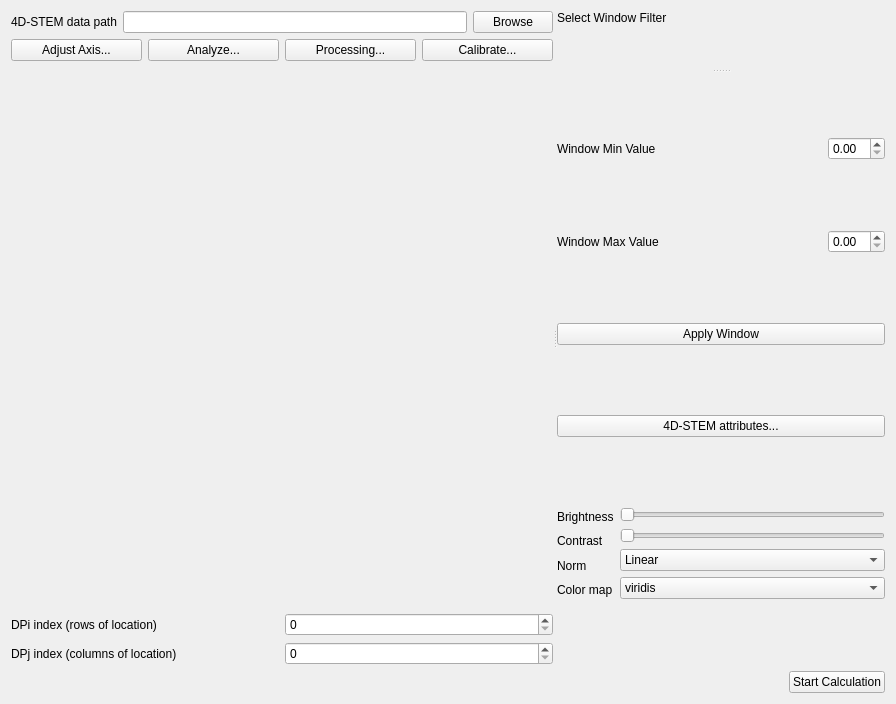
<?xml version="1.0" encoding="UTF-8"?>
<ui version="4.0">
 <class>Form</class>
 <widget class="QWidget" name="Form">
  <property name="geometry">
   <rect>
    <x>0</x>
    <y>0</y>
    <width>896</width>
    <height>704</height>
   </rect>
  </property>
  <property name="windowTitle">
   <string>Form</string>
  </property>
  <layout class="QVBoxLayout" name="verticalLayout_8" stretch="1,0">
   <item>
    <widget class="QSplitter" name="splitter_2">
     <property name="orientation">
      <enum>Qt::Horizontal</enum>
     </property>
     <widget class="QWidget" name="layoutWidget">
      <layout class="QVBoxLayout" name="verticalLayout_3" stretch="0,0,1,0">
       <item>
        <layout class="QHBoxLayout" name="horizontalLayout">
         <item>
          <widget class="QLabel" name="label">
           <property name="text">
            <string>4D-STEM data path</string>
           </property>
          </widget>
         </item>
         <item>
          <widget class="QLineEdit" name="lineEdit_data_path"/>
         </item>
         <item>
          <widget class="QPushButton" name="pushButton_browse">
           <property name="text">
            <string>Browse</string>
           </property>
          </widget>
         </item>
        </layout>
       </item>
       <item>
        <layout class="QHBoxLayout" name="horizontalLayout_2">
         <item>
          <widget class="QPushButton" name="pushButton_adjust_axis">
           <property name="text">
            <string>Adjust Axis...</string>
           </property>
          </widget>
         </item>
         <item>
          <widget class="QPushButton" name="pushButton_analyze">
           <property name="text">
            <string>Analyze...</string>
           </property>
          </widget>
         </item>
         <item>
          <widget class="QPushButton" name="pushButton_processing">
           <property name="text">
            <string>Processing...</string>
           </property>
          </widget>
         </item>
         <item>
          <widget class="QPushButton" name="pushButton_calibrate">
           <property name="text">
            <string>Calibrate...</string>
           </property>
          </widget>
         </item>
        </layout>
       </item>
       <item>
        <widget class="WidgetPlotDP" name="widget_dp" native="true"/>
       </item>
       <item>
        <layout class="QHBoxLayout" name="horizontalLayout_3">
         <item>
          <layout class="QVBoxLayout" name="verticalLayout">
           <item>
            <widget class="QLabel" name="label_2">
             <property name="text">
              <string>DPi index (rows of location)</string>
             </property>
            </widget>
           </item>
           <item>
            <widget class="QLabel" name="label_3">
             <property name="text">
              <string>DPj index (columns of location)</string>
             </property>
            </widget>
           </item>
          </layout>
         </item>
         <item>
          <layout class="QVBoxLayout" name="verticalLayout_2">
           <item>
            <widget class="QSpinBox" name="spinBox_scan_ii"/>
           </item>
           <item>
            <widget class="QSpinBox" name="spinBox_scan_jj"/>
           </item>
          </layout>
         </item>
        </layout>
       </item>
      </layout>
     </widget>
     <widget class="QSplitter" name="splitter">
      <property name="orientation">
       <enum>Qt::Vertical</enum>
      </property>
      <widget class="QWidget" name="">
       <layout class="QVBoxLayout" name="verticalLayout_7" stretch="0,1">
        <item>
         <widget class="QLabel" name="label_4">
          <property name="text">
           <string>Select Window Filter</string>
          </property>
         </widget>
        </item>
        <item>
         <widget class="WidgetPlotHist" name="widget_hist" native="true"/>
        </item>
       </layout>
      </widget>
      <widget class="QWidget" name="">
       <layout class="QVBoxLayout" name="verticalLayout_6">
        <item>
         <layout class="QHBoxLayout" name="horizontalLayout_6">
          <item>
           <widget class="QLabel" name="label_9">
            <property name="text">
             <string>Window Min Value</string>
            </property>
           </widget>
          </item>
          <item>
           <spacer name="horizontalSpacer">
            <property name="orientation">
             <enum>Qt::Horizontal</enum>
            </property>
            <property name="sizeHint" stdset="0">
             <size>
              <width>40</width>
              <height>20</height>
             </size>
            </property>
           </spacer>
          </item>
          <item>
           <widget class="QDoubleSpinBox" name="doubleSpinBox_window_min"/>
          </item>
         </layout>
        </item>
        <item>
         <layout class="QHBoxLayout" name="horizontalLayout_4">
          <item>
           <widget class="QLabel" name="label_10">
            <property name="text">
             <string>Window Max Value</string>
            </property>
           </widget>
          </item>
          <item>
           <spacer name="horizontalSpacer_2">
            <property name="orientation">
             <enum>Qt::Horizontal</enum>
            </property>
            <property name="sizeHint" stdset="0">
             <size>
              <width>40</width>
              <height>20</height>
             </size>
            </property>
           </spacer>
          </item>
          <item>
           <widget class="QDoubleSpinBox" name="doubleSpinBox_window_max"/>
          </item>
         </layout>
        </item>
        <item>
         <widget class="QPushButton" name="pushButton_apply_window">
          <property name="text">
           <string>Apply Window</string>
          </property>
         </widget>
        </item>
        <item>
         <widget class="QPushButton" name="pushButton_attributes">
          <property name="text">
           <string>4D-STEM attributes...</string>
          </property>
         </widget>
        </item>
        <item>
         <layout class="QHBoxLayout" name="horizontalLayout_5">
          <item>
           <layout class="QVBoxLayout" name="verticalLayout_4">
            <item>
             <widget class="QLabel" name="label_5">
              <property name="text">
               <string>Brightness</string>
              </property>
             </widget>
            </item>
            <item>
             <widget class="QLabel" name="label_6">
              <property name="text">
               <string>Contrast</string>
              </property>
             </widget>
            </item>
            <item>
             <widget class="QLabel" name="label_7">
              <property name="text">
               <string>Norm</string>
              </property>
             </widget>
            </item>
            <item>
             <widget class="QLabel" name="label_8">
              <property name="text">
               <string>Color map</string>
              </property>
             </widget>
            </item>
           </layout>
          </item>
          <item>
           <layout class="QVBoxLayout" name="verticalLayout_5">
            <item>
             <widget class="QSlider" name="horizontalSlider_brightness">
              <property name="orientation">
               <enum>Qt::Horizontal</enum>
              </property>
             </widget>
            </item>
            <item>
             <widget class="QSlider" name="horizontalSlider_contrast">
              <property name="orientation">
               <enum>Qt::Horizontal</enum>
              </property>
             </widget>
            </item>
            <item>
             <widget class="QComboBox" name="comboBox_normalize">
              <item>
               <property name="text">
                <string>Linear</string>
               </property>
              </item>
              <item>
               <property name="text">
                <string>Logarithm</string>
               </property>
              </item>
             </widget>
            </item>
            <item>
             <widget class="QComboBox" name="comboBox_colormap">
              <item>
               <property name="text">
                <string>viridis</string>
               </property>
              </item>
              <item>
               <property name="text">
                <string>plasma</string>
               </property>
              </item>
              <item>
               <property name="text">
                <string>gray</string>
               </property>
              </item>
              <item>
               <property name="text">
                <string>RdYlBu</string>
               </property>
              </item>
              <item>
               <property name="text">
                <string>twilight</string>
               </property>
              </item>
              <item>
               <property name="text">
                <string>hsv</string>
               </property>
              </item>
              <item>
               <property name="text">
                <string>jet</string>
               </property>
              </item>
              <item>
               <property name="text">
                <string>Others</string>
               </property>
              </item>
             </widget>
            </item>
           </layout>
          </item>
         </layout>
        </item>
       </layout>
      </widget>
     </widget>
    </widget>
   </item>
   <item>
    <layout class="QHBoxLayout" name="horizontalLayout_7">
     <item>
      <spacer name="horizontalSpacer_3">
       <property name="orientation">
        <enum>Qt::Horizontal</enum>
       </property>
       <property name="sizeHint" stdset="0">
        <size>
         <width>40</width>
         <height>20</height>
        </size>
       </property>
      </spacer>
     </item>
     <item>
      <widget class="QPushButton" name="pushButton_start">
       <property name="text">
        <string>Start Calculation</string>
       </property>
      </widget>
     </item>
    </layout>
   </item>
  </layout>
 </widget>
 <customwidgets>
  <customwidget>
   <class>WidgetPlotDP</class>
   <extends>QWidget</extends>
   <header>bin.Widgets.WidgetPlots.h</header>
   <container>1</container>
  </customwidget>
  <customwidget>
   <class>WidgetPlotHist</class>
   <extends>QWidget</extends>
   <header>bin.Widgets.WidgetPlots.h</header>
   <container>1</container>
  </customwidget>
 </customwidgets>
 <resources/>
 <connections/>
</ui>
